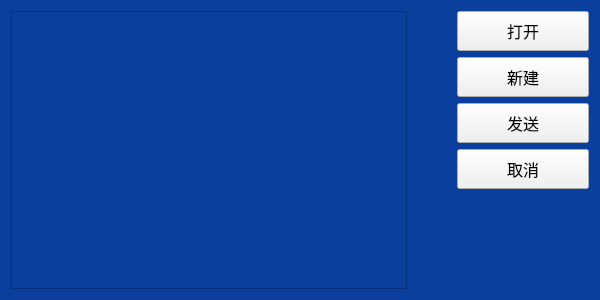
<?xml version="1.0" encoding="UTF-8"?>
<ui version="4.0">
 <class>chooseGroup</class>
 <widget class="QDialog" name="chooseGroup">
  <property name="geometry">
   <rect>
    <x>0</x>
    <y>0</y>
    <width>600</width>
    <height>300</height>
   </rect>
  </property>
  <property name="windowTitle">
   <string>测试程序</string>
  </property>
  <property name="windowIcon">
   <iconset resource="image.qrc">
    <normaloff>:/resource/openGroup.png</normaloff>:/resource/openGroup.png</iconset>
  </property>
  <property name="styleSheet">
   <string notr="true">QDialog
{
background-color: rgb(11,63,158);
}

QToolButton
{
background-color: rgb(239, 239, 241);
}

QTableView
{
color: rgb(239, 239, 241);
background-color: rgb(11,63,158);
}</string>
  </property>
  <layout class="QHBoxLayout" name="horizontalLayout_2">
   <item>
    <layout class="QHBoxLayout" name="horizontalLayout" stretch="9,1,3">
     <item>
      <widget class="QTableView" name="table">
       <property name="styleSheet">
        <string notr="true"/>
       </property>
       <property name="editTriggers">
        <set>QAbstractItemView::NoEditTriggers</set>
       </property>
       <property name="selectionBehavior">
        <enum>QAbstractItemView::SelectRows</enum>
       </property>
       <attribute name="verticalHeaderVisible">
        <bool>false</bool>
       </attribute>
      </widget>
     </item>
     <item>
      <spacer name="horizontalSpacer">
       <property name="orientation">
        <enum>Qt::Horizontal</enum>
       </property>
       <property name="sizeHint" stdset="0">
        <size>
         <width>24</width>
         <height>189</height>
        </size>
       </property>
      </spacer>
     </item>
     <item>
      <layout class="QVBoxLayout" name="verticalLayout_2" stretch="2,1">
       <item>
        <layout class="QVBoxLayout" name="verticalLayout">
         <property name="spacing">
          <number>6</number>
         </property>
         <item>
          <widget class="QToolButton" name="toolButton">
           <property name="sizePolicy">
            <sizepolicy hsizetype="Expanding" vsizetype="Expanding">
             <horstretch>0</horstretch>
             <verstretch>0</verstretch>
            </sizepolicy>
           </property>
           <property name="maximumSize">
            <size>
             <width>16777215</width>
             <height>40</height>
            </size>
           </property>
           <property name="font">
            <font>
             <family>微软雅黑</family>
             <pointsize>12</pointsize>
            </font>
           </property>
           <property name="text">
            <string>打开</string>
           </property>
          </widget>
         </item>
         <item>
          <widget class="QToolButton" name="toolButton_4">
           <property name="sizePolicy">
            <sizepolicy hsizetype="Expanding" vsizetype="Expanding">
             <horstretch>0</horstretch>
             <verstretch>0</verstretch>
            </sizepolicy>
           </property>
           <property name="maximumSize">
            <size>
             <width>16777215</width>
             <height>40</height>
            </size>
           </property>
           <property name="font">
            <font>
             <family>微软雅黑</family>
             <pointsize>12</pointsize>
            </font>
           </property>
           <property name="text">
            <string>新建</string>
           </property>
          </widget>
         </item>
         <item>
          <widget class="QToolButton" name="toolButton_5">
           <property name="sizePolicy">
            <sizepolicy hsizetype="Expanding" vsizetype="Expanding">
             <horstretch>0</horstretch>
             <verstretch>0</verstretch>
            </sizepolicy>
           </property>
           <property name="maximumSize">
            <size>
             <width>16777215</width>
             <height>40</height>
            </size>
           </property>
           <property name="font">
            <font>
             <family>微软雅黑</family>
             <pointsize>12</pointsize>
            </font>
           </property>
           <property name="text">
            <string>发送</string>
           </property>
          </widget>
         </item>
         <item>
          <widget class="QToolButton" name="toolButton_3">
           <property name="sizePolicy">
            <sizepolicy hsizetype="Expanding" vsizetype="Expanding">
             <horstretch>0</horstretch>
             <verstretch>0</verstretch>
            </sizepolicy>
           </property>
           <property name="maximumSize">
            <size>
             <width>16777215</width>
             <height>40</height>
            </size>
           </property>
           <property name="font">
            <font>
             <family>微软雅黑</family>
             <pointsize>12</pointsize>
            </font>
           </property>
           <property name="text">
            <string>取消</string>
           </property>
          </widget>
         </item>
        </layout>
       </item>
       <item>
        <spacer name="verticalSpacer">
         <property name="orientation">
          <enum>Qt::Vertical</enum>
         </property>
         <property name="sizeHint" stdset="0">
          <size>
           <width>20</width>
           <height>40</height>
          </size>
         </property>
        </spacer>
       </item>
      </layout>
     </item>
    </layout>
   </item>
  </layout>
 </widget>
 <resources>
  <include location="image.qrc"/>
 </resources>
 <connections/>
</ui>
